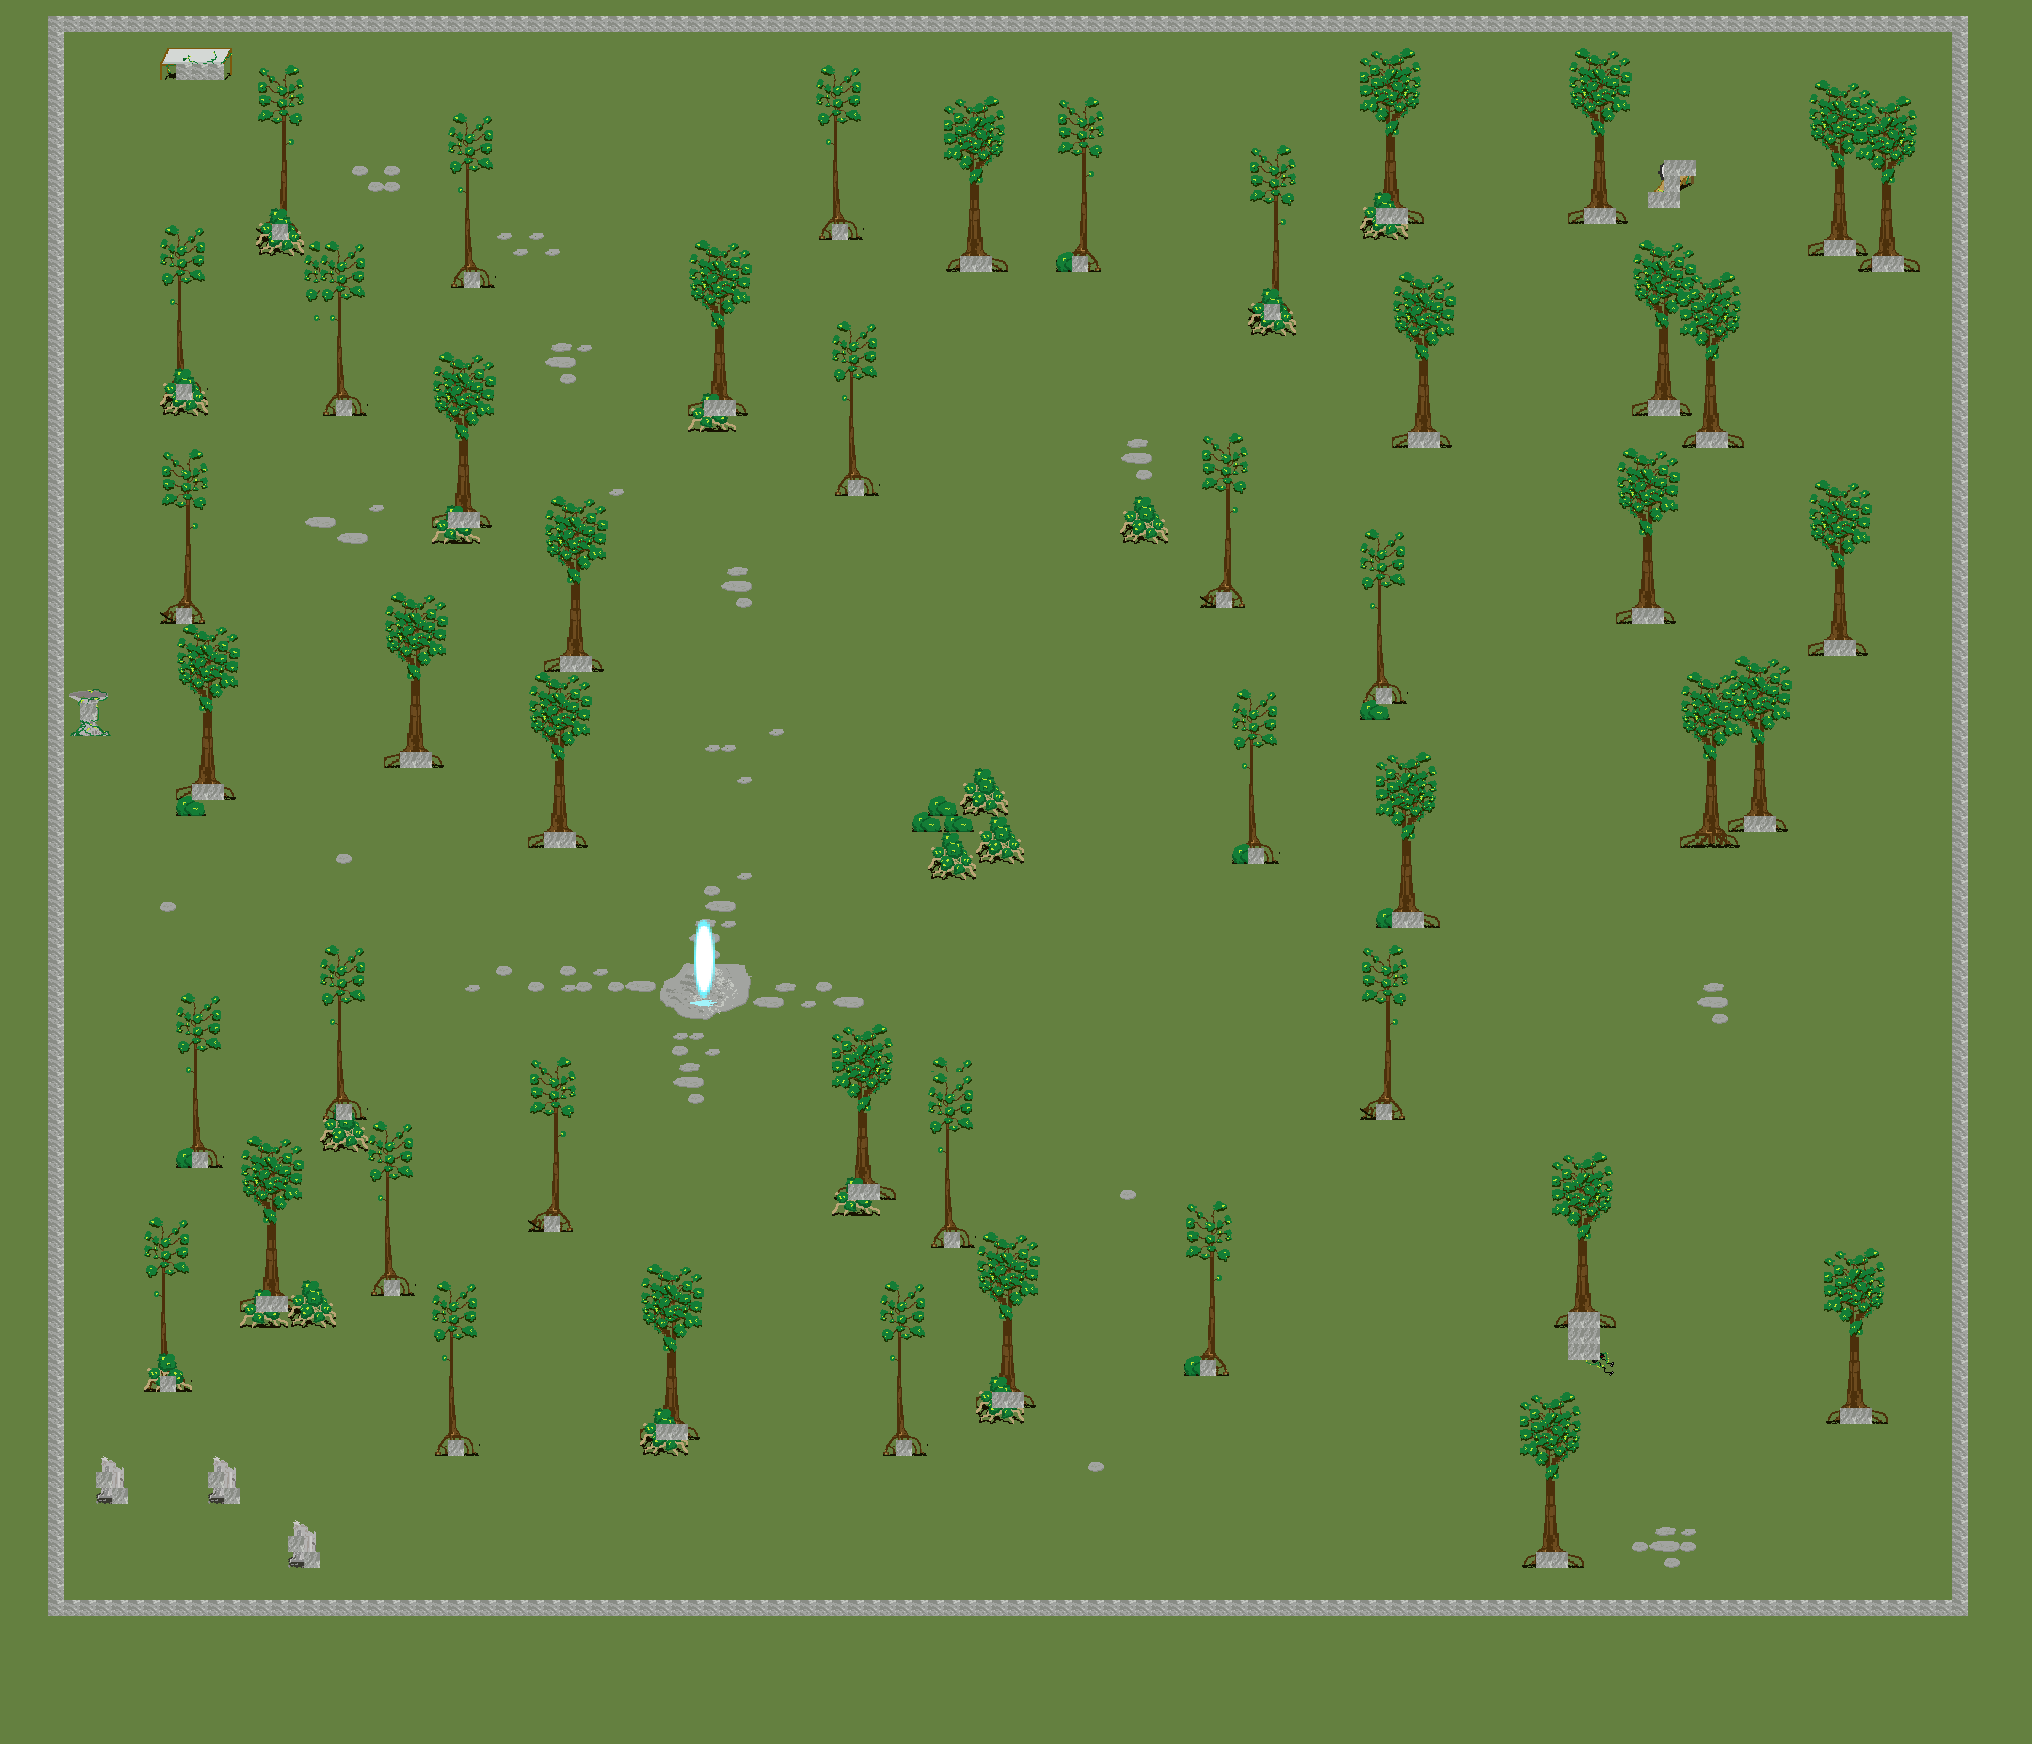

This game map was drawn from its Tiled (.tmx) file and the tilesets committed beside it. A one-line description and the trimmed map source follow:
An orthogonal 127x109 tile map with 16x16 px tiles, 3 tile layers (below, above, collition) and 13 objects (9x fire, desk, bed, tv, portal).

<map version="1.0" orientation="orthogonal" width="127" height="109" tilewidth="16" tileheight="16" backgroundcolor="#648040">
 <tileset firstgid="1" name="tiles" tilewidth="16" tileheight="16">
  <image source="sprites/tiles.png" width="320" height="320" />
 </tileset>
 <layer name="below" width="127" height="109">
  <data>[13843 cells, 1796 non-empty, 230 distinct tile ids]</data>
 </layer>
 <layer name="above" width="127" height="109">
  <data>[13843 cells, 465 non-empty, 122 distinct tile ids]</data>
 </layer>
 <layer name="collition" width="127" height="109">
  <data>[13843 cells, 527 non-empty, 1 distinct tile ids]</data>
 </layer>
 <objectgroup name="Capa de Objetos 1" width="127" height="109">
  <object name="desk" x="1648" y="160" width="48" height="48" />
  <object name="bed" x="160" y="48" width="80" height="32" />
  <object name="tv" x="1568" y="1328" width="48" height="48" />
  <object name="fire" x="1312" y="368" width="16" height="16" />
  <object name="fire" x="1120" y="368" width="16" height="16" />
  <object name="fire" x="256" y="384" width="16" height="16" />
  <object name="fire" x="144" y="752" width="16" height="16" />
  <object name="fire" x="448" y="848" width="16" height="16" />
  <object name="fire" x="1168" y="960" width="16" height="16" />
  <object name="fire" x="1744" y="944" width="16" height="16" />
  <object name="fire" x="1552" y="720" width="16" height="16" />
  <object name="fire" x="1872" y="1216" width="16" height="16" />
  <object name="portal" x="688" y="928" width="32" height="80" />
 </objectgroup>
</map>